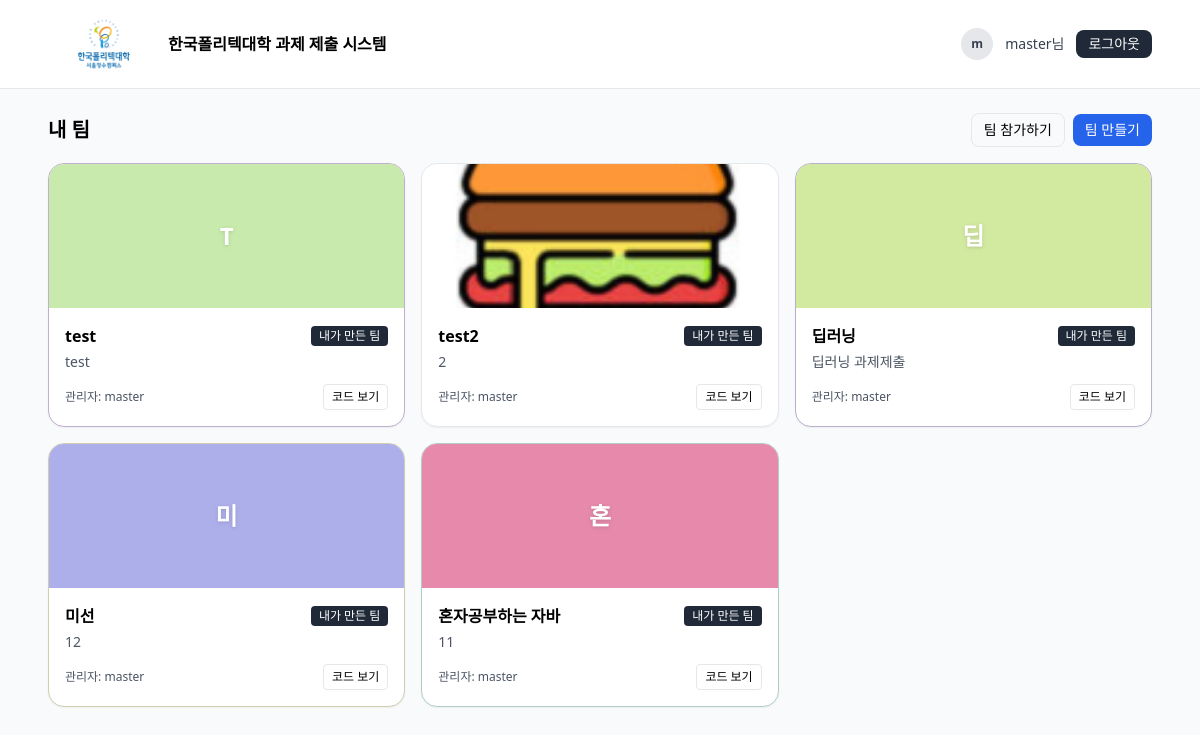
Page / (signed in) on the earlier database version.
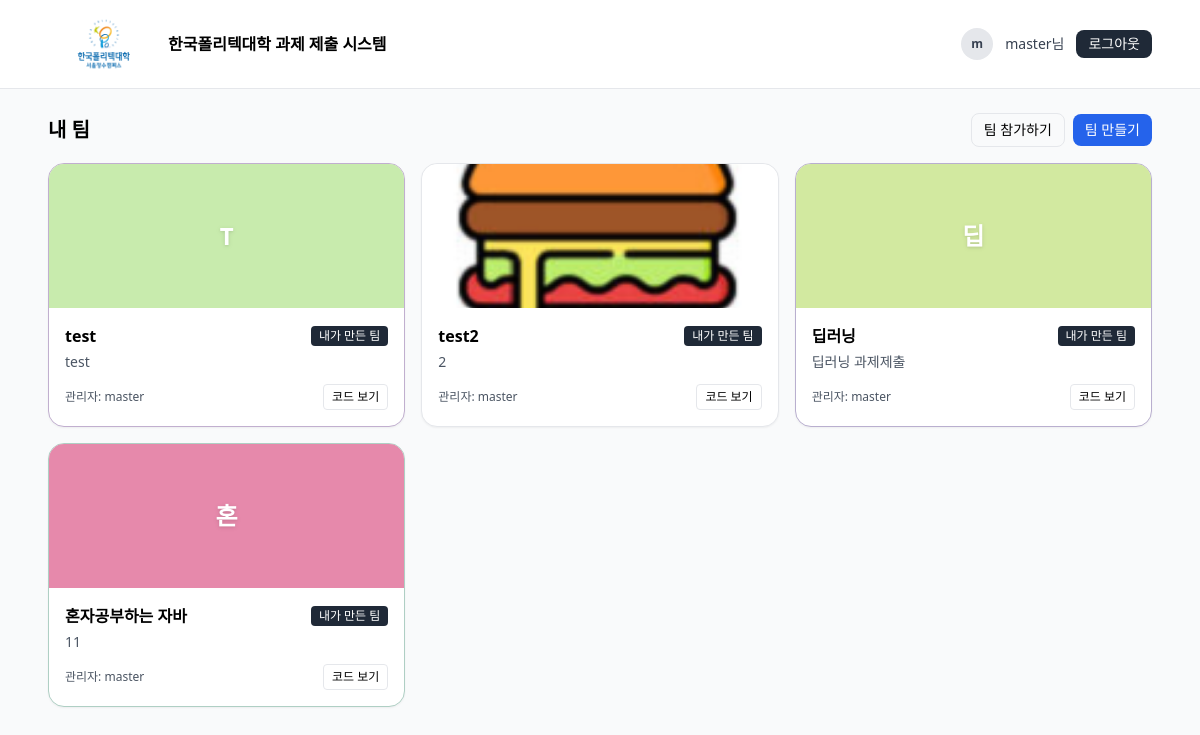
Same page on the later database version.
### submit/models.py (models this page shows, shortened)
class Team(models.Model):
    owner = models.ForeignKey(
        User, on_delete=models.CASCADE, related_name="owned_teams", verbose_name="소유자(교수)"
    )
    name = models.CharField("팀명", max_length=100)
    description = models.TextField("설명", blank=True)
    join_code = models.CharField("팀코드", max_length=6, unique=True, editable=False)
    join_code_generated_at = models.DateTimeField("팀코드 발급일시", auto_now_add=True)
    created_at = models.DateTimeField("생성일시", auto_now_add=True)
    updated_at = models.DateTimeField("수정일시", auto_now=True)
    cover = models.ImageField("대표 이미지", upload_to="team_covers/", blank=True, null=True)
    class Meta:
        verbose_name = "팀"
        verbose_name_plural = "팀"
        constraints = [
            models.UniqueConstraint(fields=["owner", "name"], name="uq_team_owner_name"),
        ]
        ordering = ["name"]

### submit/views.py (the view)
# urls.py: path('', views.teacher_team_list, name='root'),
@login_required
def teacher_team_list(request):
    teams = (
        Team.objects.filter(
            Q(owner=request.user) |
            Q(memberships__student=request.user, memberships__status="APPROVED")
        )
        .distinct()
        .order_by("name")
    )
    return render(request, "teams/teacher_team_list.html", {"teams": teams})

### templates/teams/teacher_team_list.html (shortened to what this page needs)
{% extends 'base.html' %}
{% block content %}
<div class="flex items-center justify-between mb-4">
  <h1 class="text-xl font-semibold">내 팀</h1>
  <div class="flex items-center gap-2">
    <a href="{% url 'team_join_page' %}" class="px-3 py-1.5 rounded-lg border text-sm hover:bg-gray-50">팀 참가하기</a>
    <a href="{% url 'create_team' %}" class="px-3 py-1.5 rounded-lg bg-blue-600 text-white text-sm hover:bg-blue-500">팀 만들기</a>
  </div>
</div>
{% if teams %}
  <div class="grid sm:grid-cols-2 lg:grid-cols-3 gap-4">
    {% for t in teams %}
    <div class="rounded-2xl border bg-white shadow-sm overflow-hidden">
    {% if t.cover %}
      <a href="{% url 'team_detail' team_id=t.id %}">
        <img src="{{ t.cover.url }}" alt="{{ t.name }}" class="w-full h-36 object-cover rounded-t-2xl">
      </a>
    {% else %}
      <a href="{% url 'team_detail' team_id=t.id %}">
        <div class="w-full h-36 flex items-center justify-center rounded-b-none"
            data-color-seed="{{ t.id }}-{{ t.name|default:'' }}">
          <span class="text-2xl font-semibold text-white drop-shadow">
            {{ t.name|slice:":1"|upper }}
          </span>
        </div>
      </a>
    {% endif %}
      <div class="p-4">
        <div class="flex items-center justify-between">
          <a href="{% url 'team_detail' team_id=t.id %}" class="font-semibold hover:underline">{{ t.name }}</a>
          {% if t.owner_id == request.user.id %}
            <span class="text-xs px-2 py-0.5 rounded bg-gray-800 text-white">내가 만든 팀</span>
          {% endif %}
        </div>
        {% if t.description %}
          <p class="mt-1 text-sm text-gray-600 line-clamp-2">{{ t.description }}</p>
        {% endif %}
        <div class="mt-3 flex items-center justify-between">
          <div class="text-xs text-gray-600">
            관리자: {{ t.owner.get_full_name|default:t.owner.username }}
          </div>
          <button type="button"
                  class="text-xs px-2 py-1 rounded border hover:bg-gray-50"
                  data-open-code="{{ t.id }}">
            코드 보기
          </button>
        </div>
      </div>
    </div>
    {% endfor %}
  </div>
{% endif %}
{% endblock %}

Differences in the rows shown:
removed Team: name "미", name "미선", shows "내가 만든 팀", description "12", owner.get_full_name "master"
